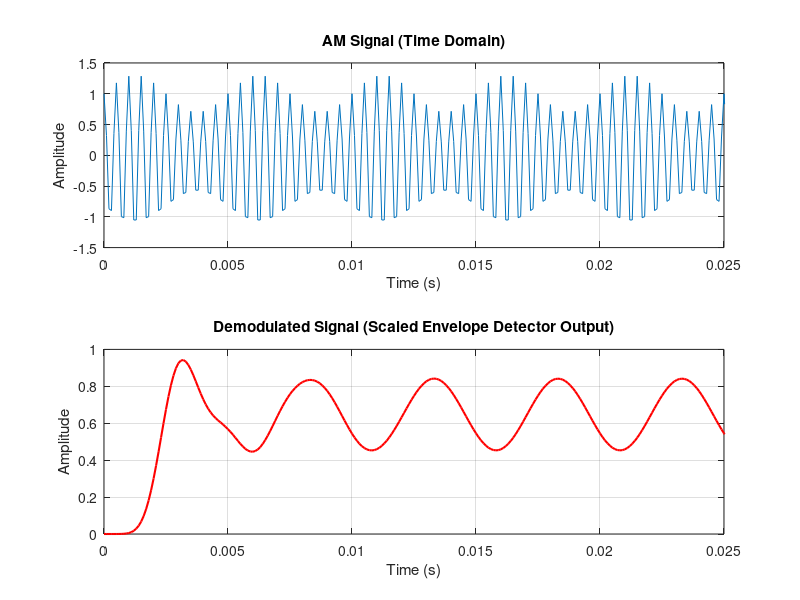

Here is the MATLAB script that generated this plot:
close all;
clear all;
clc;

% --- 1. 參數設定 (Parameters) ---
a  = 0.3;        % modulation index
fc = 2000;       % carrier freq (Hz)
fm = 200;        % message freq (Hz)
Fs = 10000;      % sampling frequency (Hz)
T  = 1/Fs;
N  = 300;        % number of samples to simulate
t  = (0:N-1)*T;  % time vector

% --- 2. AM 調變訊號產生 ---
% s(t) = (1 + a*sin(2*pi*fm*t)) .* cos(2*pi*fc*t)
AM = (1 + a*sin(2*pi*fm.*t)) .* cos(2*pi*fc.*t);

figure;
% 繪製原始 AM 調變訊號
subplot(2,1,1);
plot(t, AM);
xlabel('Time (s)');
ylabel('Amplitude');
title('AM Signal (Time Domain)');
xlim([0 5/fm]);  % 顯示 5 個訊息週期便於觀察
grid on;

% --- 3. 全波整流 (Absolute Value / Envelope Detection) ---
AM_abs = abs(AM);

% --- 4. IIR 濾波器設定與增益計算 ---
% 分子係數 (b) - 對應前饋係數
b = [1, 10, 45, 120, 210, 252, 210, 120, 45, 10, 1];

% 分母係數 (a) - 對應回授係數 (注意：MATLAB 的格式，a_k 需要加上負號以對應 C 語言的加法移項)
a = [1, -7.9922966624, 28.9121945842, -62.3153522815, 88.5876632513, ...
    -86.7670680406, 59.2809515741, -27.8902991725, 8.6456821375, ...
    -1.5942397677, 0.1327680842];

% 計算濾波器的理論直流增益 H(e^j0)
DC_gain = sum(b) / sum(a);
fprintf('講義上濾波器的理論直流增益為: %e\n', DC_gain);

% --- 5. 進行濾波與增益補償 ---
% 透過 filter 函數進行硬體邏輯模擬
y_unscaled = filter(b, a, AM_abs);

% 將訊號除以 DC_gain 進行還原，抵銷講義公式的瑕疵
y_scaled = y_unscaled / DC_gain;

% --- 6. 繪製解調後的包絡線訊號 ---
subplot(2,1,2);
plot(t, y_scaled, 'r', 'LineWidth', 1.5);
xlabel('Time (s)');
ylabel('Amplitude');
title('Demodulated Signal (Scaled Envelope Detector Output)');
xlim([0 5/fm]);
grid on;
